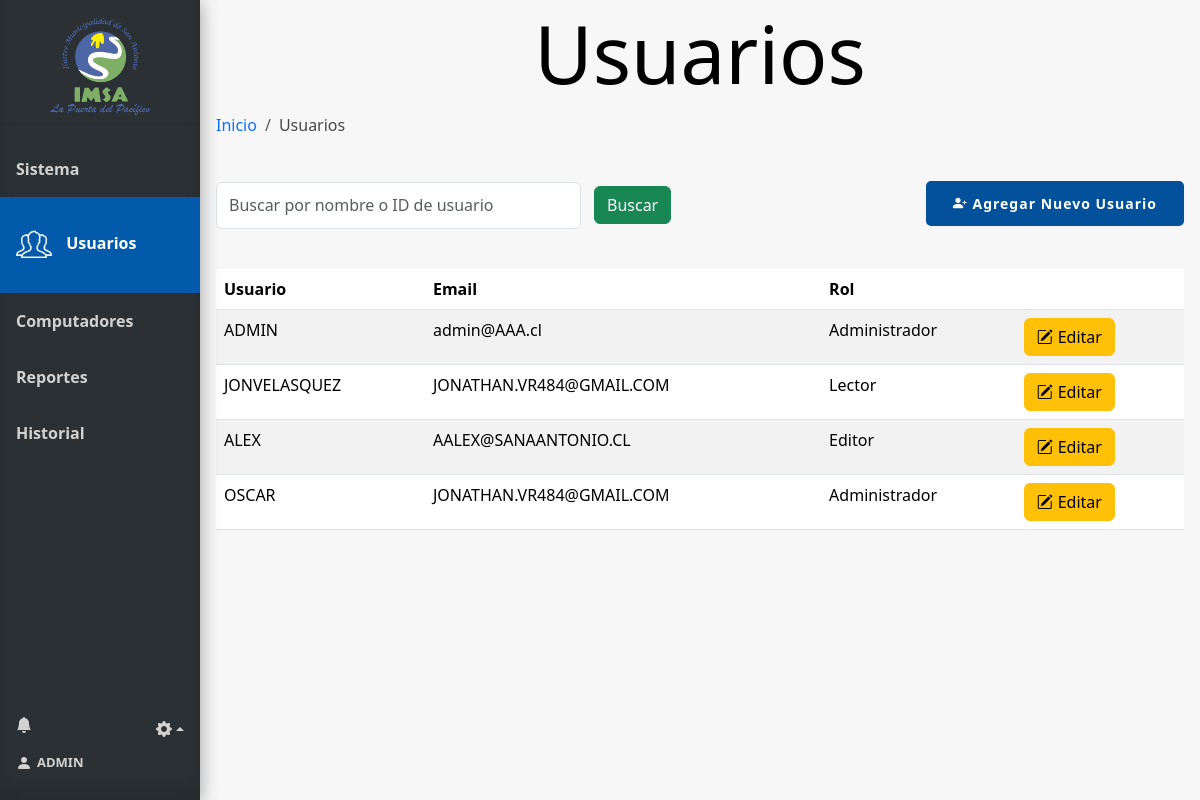
The app's page /usuarios (signed in), older data.
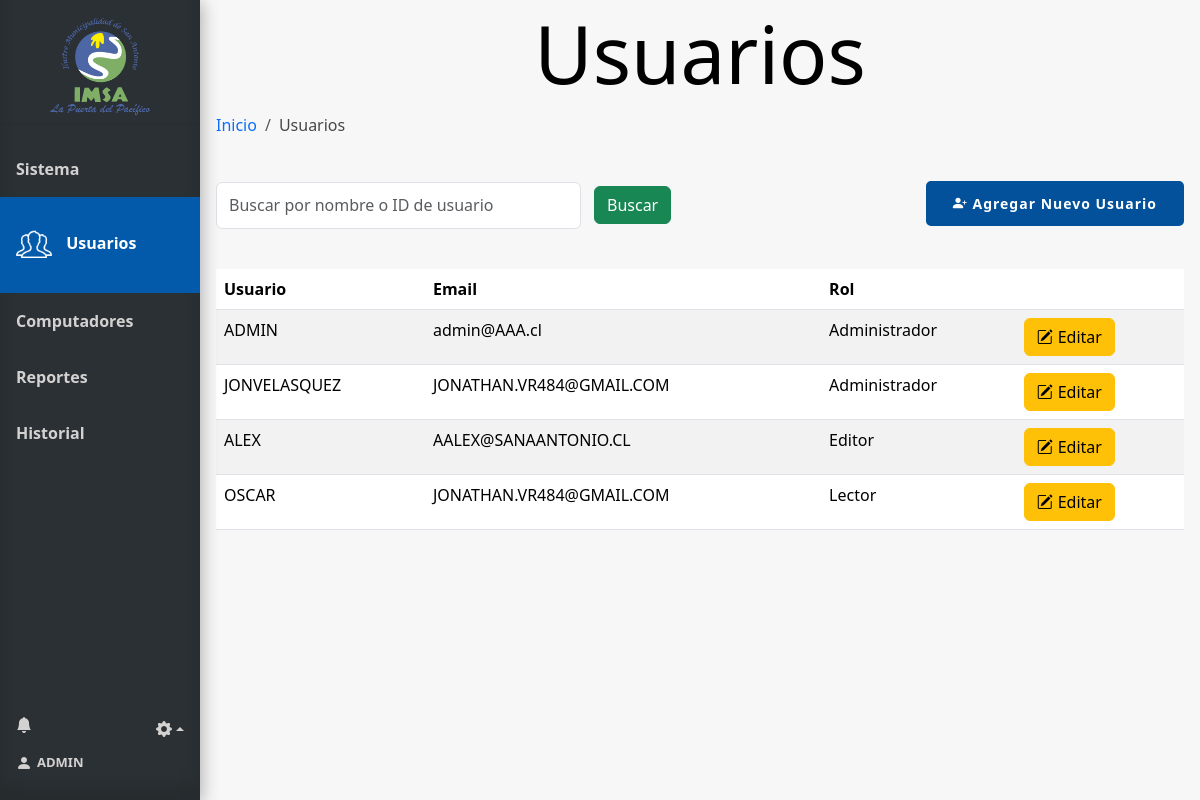
The same page, newer data.
### tables this page shows
CREATE TABLE Usuario (
    Id_usuario INTEGER PRIMARY KEY AUTOINCREMENT,
    Nombre_user VARCHAR(100),
    Email VARCHAR(100),
    Psw VARCHAR(100),
    id_tipo_usuario INTEGER,
    FOREIGN KEY (id_tipo_usuario) REFERENCES Tipo_usuario(id_tipo_usuario)
);

CREATE TABLE Tipo_usuario (
    id_tipo_usuario INTEGER PRIMARY KEY AUTOINCREMENT,
    nombre_tipo_usuario VARCHAR(100)
);

### app.py (the view)
@app.route('/usuarios', methods=['GET'])
@requiere_tipo_usuario(1)
@login_required
def usuarios():
    conn = get_db_connection()
    search_query = request.args.get('search', '')
    pcs = conn.execute("SELECT Id_pc, Nombre_pc FROM Pc").fetchall()
    tipo_usuario = conn.execute("SELECT id_tipo_usuario, nombre_tipo_usuario FROM Tipo_usuario").fetchall()
    form = CrearUsuarioForm()
    form.computador.choices = [(pc['Id_pc'], pc['Nombre_pc']) for pc in pcs]
    form.tipo_usuario.choices = [(tipo['id_tipo_usuario'], tipo['nombre_tipo_usuario']) for tipo in tipo_usuario]
    query = '''SELECT Usuario.Id_usuario, Usuario.Nombre_user, Usuario.Email, Usuario.id_tipo_usuario, Tipo_usuario.nombre_tipo_usuario
                FROM Usuario
                INNER JOIN Tipo_usuario ON Tipo_usuario.id_tipo_usuario = Usuario.id_tipo_usuario
                Where 1 = 1'''
    params = []
    if search_query:
        query += ' AND (Usuario.Nombre_user LIKE ?  OR Usuario.Id_usuario LIKE ?)'
        params.extend(['%' + search_query + '%', '%' + search_query + '%'])
    users = conn.execute(query, params).fetchall()
    conn.close()
    user = current_user
    num_notificaciones_totales = get_total_notifications(user.id)
    info_notificaciones = get_info_notifications(user.id)
    return render_template('usuarios.html', users=users, pcs=pcs, form=form, tipo_usuario=tipo_usuario,
                           user=user, num_notificaciones_totales=num_notificaciones_totales,
                           info_notificaciones=info_notificaciones)

### forms.py
class CrearUsuarioForm(FlaskForm):
    nombre_user = StringField('Nombre de usuario', validators=[DataRequired()])
    email_user = StringField('Correo electrónico', validators=[DataRequired(), Email()])
    psw = PasswordField('Contraseña', validators=[DataRequired()])
    psw_confirmar = PasswordField('Confirmar contraseña', validators=[DataRequired(), EqualTo('psw', message='Las contraseñas deben coincidir')])
    computador = SelectField('Computador', coerce=int, validators=[DataRequired()])
    tipo_usuario = SelectField('Tipo de usuario', coerce=int, validators=[DataRequired()])

### app.py (called while the page is built)
@login_manager.user_loader
def load_user(user_id):
    return Usuario.get_by_id(user_id)

def get_db_connection():
    conn = sqlite3.connect('database.db')
    conn.row_factory = sqlite3.Row
    return conn

def requiere_tipo_usuario(*roles_permitidos):
    def decorator(f):
        @wraps(f)
        def decorated_function(*args, **kwargs):
            if 'id_tipo_usuario' not in session:
                return redirect(url_for('login'))
            if session['id_tipo_usuario'] not in roles_permitidos:
                return redirect(url_for('index'))
            return f(*args, **kwargs)
        return decorated_function
    return decorator

def get_total_notifications(user_id):
    conn = get_db_connection()
    total_notifications = conn.execute(
        'SELECT COUNT(*) FROM Notificaciones WHERE id_usuario = ?  AND leido = false',
        (user_id,)
    ).fetchone()[0]
    conn.close()
    return total_notifications

def get_info_notifications(user_id):
    conn = get_db_connection()
    info_notifiaciones= conn.execute(
        'SELECT * FROM Notificaciones WHERE id_usuario = ? ORDER BY id_notificacion DESC LIMIT 6',
        (user_id,)
    ).fetchall()
    conn.close()
    return info_notifiaciones

### model.py (called while the page is built)
def get_db_connection():
    conn = sqlite3.connect('database.db')
    conn.row_factory = sqlite3.Row
    return conn

    @staticmethod
    def get_by_id(id_usuario):
        conn = get_db_connection()
        user_data = conn.execute('SELECT * FROM Usuario WHERE Id_usuario = ?', (id_usuario,)).fetchone()
        conn.close()
        if user_data:
            return Usuario(
                user_data['Id_usuario'],
                user_data['Nombre_user'],
                user_data['Email'],
                user_data['Psw'],
                user_data['id_tipo_usuario']
            )
        return None

### templates/usuarios.html (shortened to what this page needs)
{% extends 'base.html' %}
{% block head %}
<link rel="stylesheet" href="{{ url_for('static', filename='css/style_usuarios.css') }}">
{% endblock %}
{% block content %}
<h1 class="block-effect" style="--td:0.3s">
    <div class="block-reveal" style="--bc: #2b3034; --d: 0.5s">Usuarios</div>
</h1>
{% block breadcrumb %}
    <nav aria-label="breadcrumb">
        <ol class="breadcrumb">
            <li class="breadcrumb-item"><a href="{{ url_for('index') }}">Inicio</a></li>
            <li class="breadcrumb-item active" aria-current="page">Usuarios</li>
        </ol>
    </nav>
{% endblock %}
<div class="head">
    <div class="filtros">
        <form method="get" action="{{ url_for('usuarios') }}" id="filtro-form">
            <div class="filtro">
                <input class="form-control me-2" type="search" name="search"
                    placeholder="Buscar por nombre o ID de usuario" aria-label="Search"
                    value="{{ request.args.get('search', '') }}">
                <button class="btn btn-success" type="submit">Buscar</button>
            </div>
        </form>
    </div>
    <div class="Botones_Usuario">
        <button class="button_slide slide_right" data-bs-toggle="modal" data-bs-target="#ModalAgregarUsuario">
            <i class="bi bi-person-plus-fill"></i>
            <b>Agregar Nuevo Usuario</b></button>
    </div>
</div>
{% if users %}
<table class="table table-responsive-md table-striped mt-3 table-hover">
    <thead>
        <tr>
            <th>Usuario</th>
            <th class="responsive">Email</th>
            <th class="responsive-rol">Rol</th>
            <th></th>
        </tr>
    </thead>
    <tbody>
        {% for row in users %}
        <tr>
            <td>{{ row['Nombre_user'] }}</td>
            <td class="responsive">{{ row['email'] }}</td>
            <td class="responsive-rol">{{ row['nombre_tipo_usuario'] }}</td>
            <td>
                <a href="{{ url_for('editar_usuario', id=row['Id_usuario']) }}" class="btn btn-warning"><i class="bi bi-pencil-square" style="margin-right: 5px;"></i>Editar</a>
            </td>
        </tr>
        {% endfor %}
    </tbody>
</table>
{% else %}
<tr>
    <div class="alert alert-danger" role="alert">
        No existen registros.
    </div>
</tr>
{% endif %}
{% endblock %}

### templates/base.html (shortened to what this page needs)
<!doctype html>
<html lang="es">
<head>
  {% block head %} {% endblock %}
  <link rel="stylesheet" href="{{ url_for('static', filename='css/style_base.css') }}">
  <link href="https://cdn.jsdelivr.net/npm/bootstrap@5.3.3/dist/css/bootstrap.min.css" rel="stylesheet"
>
  <link href="https://cdn.jsdelivr.net/npm/bootstrap-icons/font/bootstrap-icons.css" rel="stylesheet">
</head>
<body>
  <div class="sidebar" style="display: flex; flex-direction: column; height: 100vh;">
    <div class="tituloMenu">
      <img src="{{ url_for('static', filename='img/logo.png') }}" alt="Logo-IMSA" width="100px">
    </div>
    <hr>
    <a href="{{ url_for('index') }}" class="slide_right {% if request.endpoint == 'index' %}active{% endif %}">
      <b id="menu-link">Sistema</b>
    </a>
    {% if session['id_tipo_usuario'] == 1 %}
    <a href="{{ url_for('usuarios') }}" class="slide_right {% if request.endpoint == 'usuarios' %}active{% endif %}">
      <img id="icon-usuarios" class="menu-icon {% if request.endpoint == 'usuarios' %}show{% endif %}"
        src="{{ url_for('static', filename='img/icon-usuarios.png') }}" alt="icon-Usuarios">
      <b id="menu-link">Usuarios</b>
    </a>
    {% endif %}
    <a href="{{ url_for('computadores') }}"
      class="slide_right {% if request.endpoint == 'computadores' %}active{% endif %}">
      <b id="menu-link">Computadores</b>
    </a>
    {% if session['id_tipo_usuario'] == 1 %}
    <a href="{{ url_for('reportes') }}" class="slide_right {% if request.endpoint == 'reportes' %}active{% endif %}">
      <b id="menu-link">Reportes</b>
      {% endif %}
    </a>
    <a href="{{ url_for('historial') }}" class="slide_right {% if request.endpoint == 'historial' %}active{% endif %}">
      <b id="menu-link">Historial</b>
    </a>
    <div class="menuAbajo">
      <div class="ajuste_notificacion">
        <div class="notificacion">
          <a href="" class="icon" data-bs-toggle="modal" data-bs-target="#ModalNotifiaciones" style="text-decoration: none;">
            <i class="bi bi-bell-fill" style="display: flex; align-items: center;"></i>
          </a>
        </div>
        <div class="ajustes btn-group dropup">
          <a href="" class="dropdown-toggle icon" data-bs-toggle="dropdown" aria-expanded="false">
            <i class="bi bi-gear-fill"></i></a>
        </div>
      </div>
      <div class="bodyCuenta">
        <a href="{{ url_for('cuenta') }}" id="cuenta">
          <i class="bi bi-person-fill" style="margin-right: 5px;"></i>
          <b style="font-size: small;"> {{ user.nombre_usuario}}</b>
        </a>
      </div>
    </div>
  </div>
  <div class="content">
    {% block content %}{% endblock %}
  </div>
</body>
</html>

### static/css/style_usuarios.css (style rules this page uses)
* { margin: 0; padding: 0; }
.head { display: flex; width: 100%; justify-content: space-between; }
.Botones_Usuario { display: flex; align-items: center; }

### static/css/style_base.css (style rules this page uses)
body { margin: 0; font-family: "Lato", sans-serif; height: 100vh; }
.content { background-color: #f7f7f7; height: 100vh; }
*, *::before, *::after { margin: 0; padding: 0; }
.block-effect { font-size: calc(8px + 6vw); }
.block-reveal { --t: calc(var(--td) + var(--d)); color: transparent; padding: 4px; position: relative; overflow: hidden; animation: revealBlock 0s var(--t) forwards; }
.block-reveal::after { content: ''; width: 0%; height: 100%; padding-bottom: 4px; position: absolute; top: 0; left: 0; background: #FFF; animation: revealingIn var(--td) var(--d) forwards, revealingOut var(--td) var(--t) forwards; }
h1 { text-align: center; }
.tituloMenu { display: flex; flex-direction: column; margin-top: 10px; margin-bottom: 10px; align-items: center; height: 11%; }
.sidebar { margin: 0; padding: 0; width: 200px; background-color: #2b3034; position: fixed; height: 100%; overflow: auto; box-shadow: inset 0 -1em 1em rgba(0, 0, 0, 0.1), 0.1em 0.1em 1em rgba(0, 0, 0, 0.3); }
.sidebar>a { display: flex; align-items: center; color: #d4d2d0; padding: 16px; text-decoration: none; display: inline-block; cursor: pointer; box-shadow: inset 0 0 0 0 #00213e; -webkit-transition: ease-out 0.4s; -moz-transition: ease-out 0.4s; transition: ease-out 0.4s; }
.sidebar>a.active { background-color: #045aaa; color: white; padding-top: 15%; padding-bottom: 15%; }
.button_slide { color: #FFF; border: 2px solid #02519a; background-color: #02519a; border-radius: 5px; padding: 10px 25px 10px 25px; display: inline-block; font-size: 14px; letter-spacing: 1px; cursor: pointer; box-shadow: inset 0 0 0 0 #00213e; -webkit-transition: ease-out 0.4s; -moz-transition: ease-out 0.4s; transition: ease-out 0.4s; }
div.content { margin-left: 200px; padding: 1px 16px; height: 100%; }
.menu-icon { display: none; width: 36px; margin-right: 10px; }
#menu-link { margin: 15px 0px 15px 0px; }
.sidebar a.active .menu-icon, .sidebar a:hover .menu-icon { display: inline-block; }
.menuAbajo { display: flex; margin-top: auto; color: #d4d2d0; padding: 16px 16px 25px 16px; flex-direction: column; }
.menuAbajo a { color: #d4d2d0; text-decoration: none; cursor: pointer; }
.bodyCuenta { width: 80%; display: flex; justify-content: start; align-content: center; }
#cuenta { display: flex; align-items: center; }
.ajuste_notificacion { display: flex; flex-direction: row; justify-content: space-between; width: 100%; margin-bottom: 10px; }
li a { text-decoration: none !important; }
.notificacion a { display: flex; flex-direction: row; }
.icon { transition-duration: 0.3s; -webkit-tap-highlight-color: rgba(0, 0, 0, 0); transform: translateZ(0); box-shadow: 0 0 1px rgba(0, 0, 0, 0); }
.breadcrumb-item.active { color: #474747 !important; }
.head { height: 100px; }
.filtros { width: 50%; display: flex; align-items: center; justify-content: space-around; }
.filtro { margin-top: 1%; padding-right: 1%; display: flex; flex-direction: row; width: 100%; }
#filtro-form { width: 100%; }
.filtro>button { margin: 1% 5% 1% 1%; }

Row changes from the older to the newer data that the page shows:
changed Usuario "JONVELASQUEZ": nombre_tipo_usuario "Lector" → "Administrador"
changed Usuario "OSCAR": nombre_tipo_usuario "Administrador" → "Lector"
